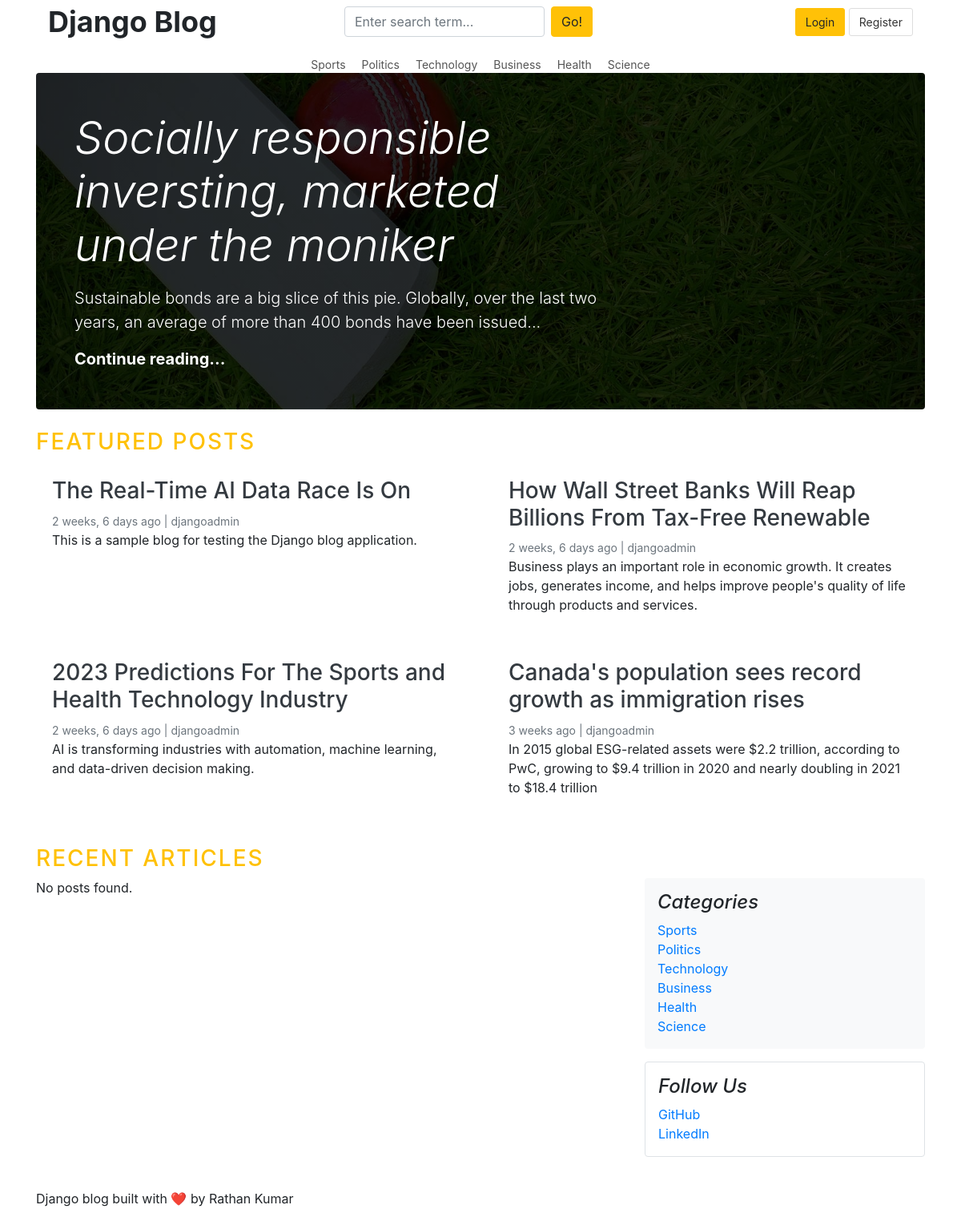
The page / on the database its author committed.
### blog/models.py (models this page shows, shortened)
class Category(models.Model):
    category_name = models.CharField(max_length=50, unique=True)
    created_at = models.DateTimeField(auto_now_add=True)
    updated_at = models.DateTimeField(auto_now=True)
    class Meta:
        verbose_name_plural = 'categories'

class Blog(models.Model):
    title = models.CharField(max_length=100)
    slug = models.SlugField(max_length=150, unique=True, blank=True)
    category = models.ForeignKey(Category, on_delete=models.CASCADE)
    author = models.ForeignKey(User, on_delete=models.CASCADE)
    featured_image = models.ImageField(upload_to='uploads/%Y/%m/%d')
    short_description = models.TextField(max_length=500)
    blog_body = models.TextField(max_length=2000)
    status = models.CharField(max_length=20, choices=STATUS_CHOICES, default="Draft")
    is_featured = models.BooleanField(default=False)
    created_at = models.DateTimeField(auto_now_add=True)
    updated_at = models.DateTimeField(auto_now=True)

class SocialLink(models.Model):
    platform = models.CharField(max_length=50)  # GitHub, LinkedIn, YouTube, etc.
    link = models.URLField(max_length=200)
    icon = models.CharField(max_length=50, blank=True, null=True)  # Font Awesome icon name
    created_at = models.DateTimeField(auto_now_add=True)
    updated_at = models.DateTimeField(auto_now=True)
    class Meta:
        verbose_name_plural = 'Social Links'

### blog/views.py (the view)
# urls.py: path('', views.home, name='home'),
def home(request):
    featured_posts = Blog.objects.filter(
        status='Published',
        is_featured=True
    ).order_by('-created_at')
    posts = Blog.objects.filter(
        status='Published'
    ).exclude(
        is_featured=True
    ).order_by('-created_at')
    paginator = Paginator(posts, 3)  # Show 3 posts per page
    page_number = request.GET.get('page')
    page_obj = paginator.get_page(page_number)
    context = {
        'featured_posts': featured_posts,
        'posts': page_obj,  # Changed from 'posts' to 'page_obj'
        'active_page': 'home',
    }
    return render(request, 'home.html', context)

### blog/context_processor.py (called while the page is built)
def categories_processor(request):
    try:
        categories = Category.objects.all()
        return {'categories': categories}
    except:
        return {'categories': []}

def social_links_processor(request):
    try:
        social_links = SocialLink.objects.all()
        return {'social_links': social_links}
    except:
        return {'social_links': []}

def about_processor(request):
    try:
        about = AboutUs.objects.first()
        return {'about': about}
    except:
        return {'about': None}

### blog_main/templates/home.html (shortened to what this page needs)
{% extends 'base.html' %}
{% block content %}
{% if featured_posts %}
    {% for post in featured_posts %}
        {% if forloop.first %}
            <div class="jumbotron p-3 p-md-5 text-white rounded bg-dark mb-4"
                 {% if post.featured_image %}
                 style="background-image: linear-gradient(rgba(0,0,0,0.6), rgba(0,0,0,0.6)), url('{{ post.featured_image.url }}');
                        background-size: cover;
                        background-position: center;
                        background-blend-mode: overlay;"
                 {% endif %}>
                <div class="col-md-8 px-0">
                    <h1 class="display-4 font-italic">
                        {{ post.title }}
                    </h1>
                    <p class="lead my-3">
                        {{ post.short_description|truncatewords:25 }}
                    </p>
                    <p class="lead mb-0">
                        <a href="{% url 'blog' post.slug %}" class="text-white font-weight-bold">
                            Continue reading...
                        </a>
                    </p>
                </div>
            </div>
        {% endif %}
    {% endfor %}
{% endif %}
{% if featured_posts|length > 1 %}
    <h3 class="text-uppercase text-warning mt-4" style="letter-spacing: 2px;">
        Featured Posts
    </h3>
    <div class="row mb-4">
        {% for post in featured_posts %}
            {% if not forloop.first %}
                <div class="col-md-6 mb-3">
                    <div class="card border-0">
                        <div class="card-body">
                            <h3>
                                <a href="{% url 'blog' post.slug %}" class="text-dark">
                                    {{ post.title }}
                                </a>
                            </h3>
                            <small class="mb-1 text-muted">
                                {{ post.created_at|timesince }} ago | {{ post.author }}
                            </small>
                            <p class="card-text">
                                {{ post.short_description|truncatewords:25 }}
                            </p>
                        </div>
                    </div>
                </div>
            {% endif %}
        {% endfor %}
    </div>
{% endif %}
<h3 class="text-uppercase text-warning" style="letter-spacing: 2px;">
    Recent Articles
</h3>
<div class="row">
    <div class="col-md-8 blog-main">
        {% for post in page_obj %}
            <div class="card border-0 mb-3">
                <div class="card-body">
                    <h3>
                        <a href="{% url 'blog' post.slug %}" class="text-dark">
                            {{ post.title }}
                        </a>
                    </h3>
                    <small class="mb-1 text-muted">
                        {{ post.created_at|timesince }} ago | {{ post.author }}
                    </small>
                    <p class="card-text">
                        {{ post.short_description|truncatewords:25 }}
                    </p>
                </div>
            </div>
        {% empty %}
            <p>No posts found.</p>
        {% endfor %}
    </div>
    <aside class="col-md-4 blog-sidebar">
        <div class="p-3 mb-3 bg-light rounded">
            <h4 class="font-italic">Categories</h4>
            <ol class="list-unstyled mb-0">
                {% if categories %}
                    {% for cat in categories %}
                        <li>
                            <a href="{% url 'category' cat.id %}" style="color:#007bff; text-decoration:none;">
                                {{ cat.category_name }}
                            </a>
                        </li>
                    {% endfor %}
                {% else %}
                    <li>No categories found.</li>
                {% endif %}
            </ol>
        </div>
        <div class="p-3 mb-3 bg-white border rounded">
            <h4 class="font-italic">Follow Us</h4>
            <ol class="list-unstyled mb-0">
                {% if social_links %}
                    {% for link in social_links %}
                        <li>
                            <a href="{{ link.link }}" target="_blank" style="color:#007bff; text-decoration:none;">
                                {{ link.platform }}
                            </a>
                        </li>
                    {% endfor %}
                {% else %}
                    <li><a href="#" style="color:#007bff; text-decoration:none;">GitHub</a></li>
                    <li><a href="#" style="color:#007bff; text-decoration:none;">LinkedIn</a></li>
                {% endif %}
            </ol>
        </div>
    </aside>
</div>
{% endblock %}

### blog_main/templates/base.html (shortened to what this page needs)
{% load static %}
<!DOCTYPE html>
<html lang="en">
<head>
    <link
        rel="stylesheet"
        href="https://cdn.jsdelivr.net/npm/bootstrap@4.6.2/dist/css/bootstrap.min.css"
    >
    <link
        rel="stylesheet"
        href="{% static 'css/blog.css' %}"
    >
</head>
<body>
<div class="container">
    <header class="blog-header">
        <div class="container">
            <div class="row align-items-center mb-3">
                <div class="col-md-4">
                    <a
                        href="{% url 'home' %}"
                        class="blog-header-logo"
                        style="
                            font-size: 36px;
                            font-weight: bold;
                            color: #212529;
                            text-decoration: none;
                        "
                    >
                        Django Blog
                    </a>
                </div>
                <div class="col-md-5">
                    <form
                        method="GET"
                        action="{% url 'search' %}"
                        class="form-inline"
                    >
                        <input
                            type="text"
                            name="keyword"
                            class="form-control"
                            placeholder="Enter search term..."
                            style="width: 250px;"
                        >
                        <button
                            type="submit"
                            class="btn btn-warning ml-2"
                        >
                            Go!
                        </button>
                    </form>
                </div>
                <div class="col-md-3 text-right">
                    {% if user.is_authenticated %}
                        <form
                            method="POST"
                            action="{% url 'logout' %}"
                            style="display: inline;"
                        >
                            {% csrf_token %}
                            <button
                                type="submit"
                                class="btn btn-link"
                                style="
                                    color: #007bff;
                                    text-decoration: none;
                                    padding: 6px 12px;
                                "
                            >
                                Logout
                            </button>
                        </form>
                    {% else %}
                        <a
                            href="{% url 'login' %}"
                            class="auth-btn signin-btn"
                        >
                            Login
                        </a>
                        <a
                            href="{% url 'register' %}"
                            class="auth-btn register-btn"
                        >
                            Register
                        </a>
                    {% endif %}
                </div>
            </div>
            <div class="row">
                <div class="col-12">
                    <nav
                        class="category-nav d-flex justify-content-center flex-wrap"
                        style="gap: 20px;"
                    >
                        {% for cat in categories %}
                            <a
                                href="{% url 'category' cat.id %}"
                                style="
                                    color: #555;
                                    text-decoration: none;
                                    font-size: 14px;
                                "
                            >
                                {{ cat.category_name }}
                            </a>
                        {% endfor %}
                    </nav>
                </div>
            </div>
        </div>
    </header>
    {% block content %}
    {% endblock %}
    <footer class="blog-footer mt-4">
        <p>
            Django blog built with ❤️ by Rathan Kumar
        </p>
    </footer>
</div>
</body>
</html>

### blog_main/static/css/blog.css (style rules this page uses)
.auth-btn { padding: 6px 12px; font-size: 14px; border-radius: 3px; text-decoration: none; border: 1px solid #ddd; cursor: pointer; transition: all 0.2s ease; display: inline-block; }
.signin-btn { background-color: #ffc107; color: #212529; border-color: #ffc107; }
.register-btn { background-color: #ffffff; color: #333333; border-color: #dddddd; }

### rows shown on the page
Category: category_name "Sports"
Category: category_name "Politics"
Category: category_name "Technology"
Category: category_name "Business"
Category: category_name "Health"
Category: category_name "Science"
Blog: featured_image (picture), title "Socially responsible inversting, marketed under the moniker", short_description "Sustainable bonds are a big slice of this pie. Globally, over the last two years, an average of more than 400 bonds have been issued..."
Blog: title "The Real-Time AI Data Race Is On", created_at "2 weeks, 6 days", author "djangoadmin", short_description "This is a sample blog for testing the Django blog application."
Blog: title "How Wall Street Banks Will Reap Billions From Tax-Free Renewable", created_at "2 weeks, 6 days", author "djangoadmin", short_description "Business plays an important role in economic growth. It creates jobs, generates income, and helps improve people's quality of life through products and services."
Blog: title "2023 Predictions For The Sports and Health Technology Industry", created_at "2 weeks, 6 days", author "djangoadmin", short_description "AI is transforming industries with automation, machine learning, and data-driven decision making."
Blog: title "Canada's population sees record growth as immigration rises", created_at "3 weeks", author "djangoadmin", short_description "In 2015 global ESG-related assets were $2.2 trillion, according to PwC, growing to $9.4 trillion in 2020 and nearly doubling in 2021 to $18.4 trillion"
SocialLink: platform "GitHub"
SocialLink: platform "LinkedIn"
